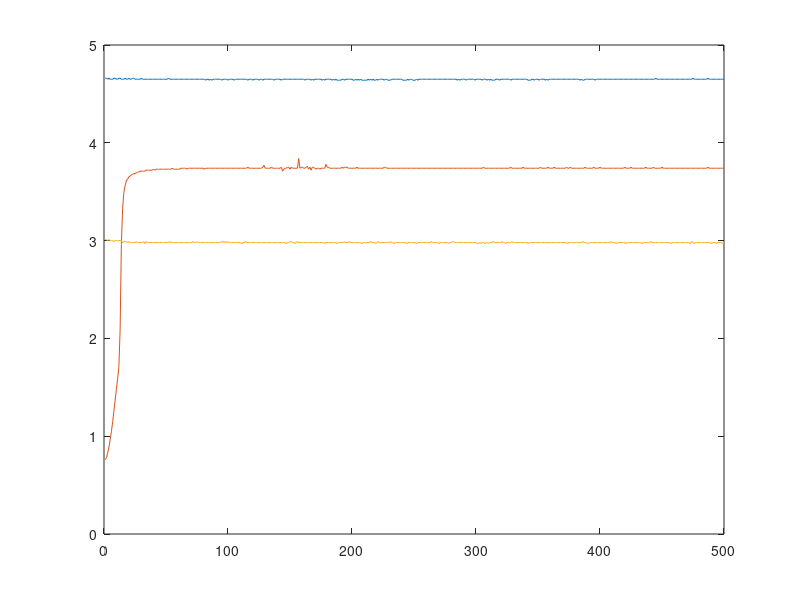

MATLAB code for this plot:
clear all;

v_in =[4.66
4.66
4.65
4.66
4.65
4.65
4.65
4.66
4.66
4.65
4.65
4.66
4.66
4.65
4.65
4.65
4.66
4.65
4.65
4.66
4.65
4.65
4.66
4.66
4.65
4.65
4.65
4.65
4.65
4.66
4.65
4.65
4.65
4.65
4.65
4.65
4.65
4.65
4.65
4.65
4.65
4.65
4.65
4.65
4.65
4.65
4.65
4.65
4.65
4.65
4.65
4.66
4.65
4.65
4.65
4.65
4.65
4.65
4.65
4.65
4.65
4.65
4.65
4.65
4.65
4.65
4.65
4.65
4.65
4.65
4.65
4.65
4.65
4.65
4.65
4.65
4.65
4.65
4.65
4.65
4.65
4.64
4.65
4.65
4.64
4.65
4.64
4.65
4.65
4.65
4.65
4.65
4.65
4.65
4.64
4.65
4.65
4.65
4.65
4.64
4.65
4.65
4.65
4.65
4.64
4.65
4.65
4.65
4.65
4.65
4.65
4.65
4.65
4.65
4.65
4.64
4.65
4.65
4.65
4.64
4.65
4.65
4.65
4.65
4.64
4.65
4.65
4.64
4.65
4.65
4.65
4.65
4.65
4.65
4.65
4.65
4.64
4.65
4.65
4.65
4.65
4.65
4.64
4.65
4.65
4.65
4.65
4.65
4.65
4.65
4.65
4.65
4.65
4.65
4.65
4.65
4.65
4.65
4.65
4.65
4.65
4.64
4.65
4.65
4.65
4.65
4.64
4.65
4.64
4.65
4.65
4.65
4.65
4.65
4.65
4.64
4.65
4.64
4.65
4.65
4.65
4.65
4.65
4.64
4.65
4.64
4.65
4.64
4.64
4.64
4.64
4.65
4.65
4.64
4.65
4.65
4.65
4.65
4.65
4.65
4.64
4.64
4.65
4.64
4.65
4.64
4.65
4.64
4.64
4.64
4.64
4.64
4.65
4.64
4.65
4.64
4.65
4.64
4.64
4.65
4.64
4.65
4.65
4.65
4.65
4.64
4.65
4.65
4.64
4.64
4.64
4.65
4.65
4.65
4.65
4.65
4.65
4.65
4.65
4.65
4.64
4.64
4.64
4.64
4.65
4.64
4.65
4.65
4.64
4.64
4.64
4.65
4.64
4.65
4.65
4.65
4.65
4.65
4.65
4.65
4.65
4.65
4.65
4.65
4.65
4.65
4.65
4.65
4.65
4.65
4.65
4.65
4.65
4.65
4.65
4.65
4.65
4.65
4.65
4.65
4.65
4.65
4.65
4.65
4.64
4.65
4.64
4.65
4.65
4.65
4.65
4.64
4.65
4.65
4.65
4.65
4.65
4.65
4.64
4.65
4.65
4.65
4.65
4.65
4.64
4.65
4.65
4.65
4.64
4.65
4.64
4.65
4.64
4.64
4.64
4.65
4.65
4.65
4.64
4.65
4.65
4.65
4.65
4.65
4.65
4.65
4.65
4.64
4.65
4.65
4.65
4.65
4.65
4.65
4.65
4.65
4.65
4.65
4.65
4.65
4.65
4.64
4.64
4.64
4.65
4.65
4.64
4.65
4.65
4.65
4.64
4.65
4.65
4.65
4.65
4.64
4.65
4.64
4.65
4.65
4.65
4.65
4.65
4.65
4.65
4.65
4.65
4.65
4.65
4.65
4.65
4.65
4.65
4.65
4.65
4.65
4.65
4.65
4.65
4.65
4.65
4.65
4.65
4.64
4.65
4.64
4.64
4.65
4.65
4.65
4.65
4.65
4.65
4.65
4.65
4.64
4.65
4.65
4.65
4.65
4.65
4.65
4.65
4.65
4.65
4.65
4.65
4.65
4.65
4.65
4.65
4.65
4.65
4.65
4.65
4.65
4.65
4.65
4.65
4.65
4.65
4.65
4.65
4.65
4.65
4.65
4.65
4.65
4.65
4.65
4.65
4.65
4.65
4.65
4.65
4.65
4.65
4.65
4.65
4.65
4.65
4.65
4.65
4.65
4.66
4.65
4.65
4.65
4.65
4.65
4.65
4.65
4.65
4.65
4.65
4.65
4.65
4.65
4.65
4.65
4.65
4.65
4.65
4.65
4.65
4.65
4.65
4.65
4.65
4.65
4.65
4.65
4.65
4.65
4.66
4.65
4.65
4.65
4.65
4.65
4.65
4.65
4.65
4.65
4.65
4.65
4.66
4.65
4.65
4.65
4.65
4.65
4.65
4.65
4.65
4.65
4.65
4.65
4.65
4.65];


v = [0.76
0.78
0.83
0.89
0.97
1.05
1.15
1.26
1.37
1.48
1.59
1.71
2.09
2.96
3.33
3.49
3.56
3.61
3.63
3.65
3.66
3.67
3.68
3.68
3.69
3.69
3.70
3.70
3.71
3.71
3.71
3.71
3.71
3.72
3.72
3.72
3.72
3.72
3.72
3.73
3.72
3.73
3.73
3.73
3.73
3.73
3.73
3.73
3.73
3.73
3.73
3.73
3.73
3.73
3.74
3.73
3.73
3.73
3.73
3.73
3.73
3.74
3.74
3.74
3.74
3.74
3.73
3.74
3.74
3.74
3.74
3.74
3.74
3.74
3.74
3.74
3.74
3.74
3.74
3.74
3.73
3.74
3.74
3.74
3.74
3.74
3.74
3.74
3.74
3.74
3.74
3.74
3.74
3.74
3.74
3.74
3.74
3.74
3.74
3.74
3.74
3.74
3.74
3.74
3.74
3.74
3.74
3.74
3.74
3.74
3.74
3.74
3.74
3.74
3.74
3.75
3.74
3.74
3.74
3.74
3.74
3.74
3.74
3.74
3.74
3.74
3.74
3.75
3.77
3.74
3.74
3.74
3.74
3.74
3.75
3.74
3.74
3.74
3.74
3.74
3.74
3.74
3.75
3.71
3.73
3.74
3.74
3.75
3.75
3.73
3.75
3.74
3.74
3.74
3.74
3.74
3.84
3.74
3.75
3.75
3.74
3.74
3.75
3.76
3.73
3.75
3.72
3.75
3.75
3.74
3.73
3.74
3.74
3.73
3.74
3.74
3.74
3.74
3.78
3.75
3.75
3.74
3.74
3.74
3.74
3.74
3.74
3.74
3.74
3.74
3.74
3.75
3.74
3.75
3.75
3.75
3.74
3.74
3.74
3.74
3.74
3.74
3.74
3.75
3.74
3.74
3.74
3.74
3.74
3.74
3.74
3.74
3.74
3.74
3.74
3.74
3.74
3.74
3.74
3.74
3.74
3.74
3.74
3.74
3.74
3.75
3.75
3.74
3.74
3.74
3.74
3.74
3.74
3.74
3.74
3.74
3.74
3.74
3.74
3.74
3.74
3.74
3.74
3.74
3.74
3.74
3.74
3.74
3.74
3.74
3.74
3.74
3.74
3.74
3.74
3.74
3.74
3.74
3.74
3.74
3.74
3.74
3.74
3.74
3.74
3.74
3.74
3.74
3.74
3.74
3.74
3.74
3.74
3.74
3.74
3.74
3.74
3.74
3.74
3.74
3.74
3.74
3.74
3.74
3.74
3.74
3.74
3.74
3.74
3.74
3.74
3.74
3.74
3.74
3.74
3.74
3.74
3.74
3.74
3.74
3.74
3.74
3.74
3.74
3.74
3.75
3.74
3.74
3.74
3.74
3.74
3.74
3.74
3.74
3.74
3.74
3.74
3.74
3.74
3.74
3.74
3.74
3.74
3.74
3.74
3.74
3.74
3.75
3.74
3.74
3.74
3.74
3.74
3.74
3.74
3.74
3.74
3.75
3.74
3.74
3.74
3.74
3.74
3.74
3.74
3.74
3.74
3.74
3.74
3.74
3.74
3.75
3.74
3.74
3.74
3.74
3.74
3.75
3.74
3.74
3.74
3.74
3.75
3.74
3.74
3.74
3.74
3.74
3.74
3.74
3.74
3.74
3.75
3.74
3.74
3.75
3.74
3.74
3.74
3.74
3.74
3.74
3.74
3.74
3.74
3.74
3.74
3.75
3.74
3.74
3.74
3.74
3.74
3.74
3.75
3.74
3.74
3.74
3.74
3.75
3.74
3.74
3.74
3.74
3.74
3.74
3.74
3.74
3.74
3.74
3.74
3.74
3.74
3.74
3.74
3.74
3.74
3.74
3.74
3.75
3.74
3.74
3.74
3.74
3.75
3.74
3.74
3.74
3.74
3.74
3.74
3.74
3.74
3.74
3.74
3.74
3.75
3.74
3.74
3.74
3.74
3.74
3.75
3.74
3.74
3.74
3.74
3.74
3.74
3.75
3.74
3.74
3.74
3.74
3.74
3.74
3.74
3.74
3.74
3.74
3.74
3.74
3.74
3.74
3.74
3.74
3.74
3.74
3.74
3.74
3.74
3.74
3.74
3.74
3.74
3.74
3.74
3.74
3.74
3.74
3.74
3.74
3.74
3.74
3.74
3.74
3.75
3.74
3.74
3.74
3.74
3.74
3.74
3.74
3.74
3.74
3.74
3.74
3.74
3.74
];

v_led = [3.01
3.01
3.00
3.01
3.00
3.00
3.00
2.99
3.00
3.00
3.00
3.00
3.00
3.00
2.98
2.99
2.99
2.99
2.98
2.99
2.98
2.98
2.98
2.98
2.98
2.99
2.98
2.98
2.98
2.98
2.98
2.99
2.97
2.99
2.98
2.98
2.98
2.98
2.98
2.98
2.98
2.98
2.98
2.98
2.98
2.98
2.98
2.98
2.98
2.98
2.98
2.98
2.99
2.98
2.98
2.98
2.98
2.98
2.98
2.98
2.98
2.98
2.98
2.98
2.98
2.98
2.98
2.98
2.98
2.98
2.98
2.99
2.98
2.98
2.99
2.98
2.98
2.98
2.98
2.98
2.98
2.98
2.98
2.98
2.98
2.98
2.98
2.98
2.98
2.98
2.98
2.98
2.98
2.98
2.99
2.99
2.98
2.99
2.98
2.99
2.98
2.98
2.98
2.98
2.98
2.98
2.98
2.98
2.98
2.98
2.97
2.98
2.98
2.99
2.98
2.98
2.98
2.98
2.98
2.98
2.98
2.98
2.98
2.98
2.98
2.98
2.98
2.98
2.98
2.98
2.98
2.98
2.98
2.98
2.98
2.98
2.98
2.98
2.98
2.98
2.98
2.98
2.98
2.98
2.98
2.98
2.97
2.98
2.98
2.99
2.99
2.98
2.98
2.97
2.98
2.99
2.98
2.98
2.98
2.98
2.98
2.98
2.98
2.98
2.98
2.98
2.98
2.98
2.98
2.98
2.98
2.98
2.98
2.98
2.98
2.98
2.98
2.97
2.98
2.98
2.98
2.98
2.98
2.98
2.98
2.98
2.98
2.97
2.98
2.98
2.98
2.98
2.98
2.99
2.98
2.98
2.98
2.99
2.98
2.98
2.98
2.98
2.98
2.98
2.98
2.98
2.98
2.97
2.98
2.98
2.98
2.98
2.98
2.98
2.99
2.98
2.98
2.98
2.97
2.98
2.99
2.98
2.98
2.98
2.98
2.98
2.98
2.98
2.98
2.98
2.99
2.98
2.98
2.97
2.98
2.98
2.98
2.98
2.98
2.98
2.98
2.98
2.98
2.97
2.98
2.98
2.98
2.98
2.98
2.98
2.98
2.97
2.98
2.98
2.98
2.98
2.98
2.98
2.98
2.98
2.98
2.98
2.98
2.99
2.98
2.98
2.98
2.98
2.98
2.97
2.98
2.98
2.98
2.98
2.98
2.98
2.98
2.97
2.98
2.98
2.99
2.99
2.98
2.98
2.98
2.98
2.98
2.98
2.98
2.98
2.98
2.98
2.98
2.98
2.98
2.98
2.98
2.98
2.98
2.98
2.97
2.97
2.98
2.97
2.98
2.98
2.97
2.98
2.98
2.97
2.98
2.98
2.98
2.99
2.98
2.98
2.98
2.98
2.98
2.98
2.99
2.98
2.98
2.97
2.98
2.98
2.98
2.98
2.99
2.98
2.98
2.98
2.98
2.98
2.98
2.98
2.98
2.98
2.98
2.98
2.98
2.97
2.98
2.98
2.98
2.98
2.98
2.98
2.98
2.98
2.98
2.98
2.98
2.98
2.98
2.98
2.98
2.98
2.98
2.98
2.98
2.98
2.98
2.98
2.98
2.98
2.98
2.98
2.98
2.98
2.98
2.98
2.98
2.97
2.98
2.98
2.98
2.98
2.98
2.98
2.98
2.98
2.98
2.98
2.98
2.99
2.98
2.98
2.98
2.97
2.97
2.98
2.98
2.98
2.98
2.98
2.98
2.98
2.98
2.98
2.98
2.98
2.98
2.98
2.98
2.98
2.98
2.98
2.99
2.98
2.98
2.98
2.97
2.98
2.98
2.98
2.98
2.98
2.98
2.98
2.97
2.98
2.98
2.98
2.98
2.98
2.98
2.98
2.98
2.98
2.98
2.98
2.98
2.97
2.98
2.98
2.98
2.98
2.98
2.98
2.99
2.98
2.98
2.98
2.98
2.98
2.98
2.98
2.98
2.98
2.98
2.98
2.98
2.98
2.98
2.98
2.97
2.98
2.98
2.98
2.98
2.98
2.98
2.98
2.98
2.98
2.98
2.98
2.98
2.98
2.98
2.98
2.97
2.99
2.98
2.97
2.98
2.98
2.98
2.98
2.98
2.98
2.98
2.98
2.98
2.98
2.98
2.98
2.98
2.97
2.98
2.98
2.98
2.97
2.98
2.98
2.98
2.98
2.97
2.98
];


for i=1:1:500
   x(i) = i; 
end
plot(x,v_in);
hold on;
plot(x,v);
hold on;
plot(x,v_led);
